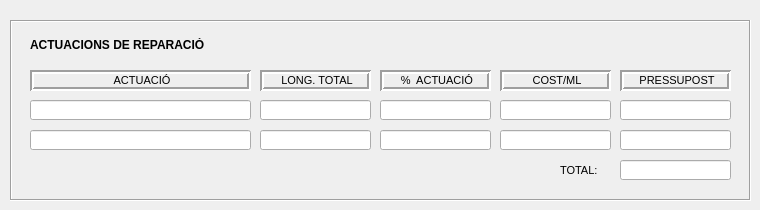
   <widget class="QWidget" name="tab_2">
    <attribute name="title">
     <string>Actuacions</string>
    </attribute>
    <widget class="QFrame" name="frame_3">
     <property name="geometry">
      <rect>
       <x>10</x>
       <y>20</y>
       <width>741</width>
       <height>181</height>
      </rect>
     </property>
     <property name="mouseTracking">
      <bool>false</bool>
     </property>
     <property name="focusPolicy">
      <enum>Qt::NoFocus</enum>
     </property>
     <property name="contextMenuPolicy">
      <enum>Qt::DefaultContextMenu</enum>
     </property>
     <property name="acceptDrops">
      <bool>false</bool>
     </property>
     <property name="toolTip">
      <string/>
     </property>
     <property name="toolTipDuration">
      <number>-1</number>
     </property>
     <property name="statusTip">
      <string/>
     </property>
     <property name="whatsThis">
      <string/>
     </property>
     <property name="accessibleName">
      <string/>
     </property>
     <property name="accessibleDescription">
      <string/>
     </property>
     <property name="layoutDirection">
      <enum>Qt::LeftToRight</enum>
     </property>
     <property name="frameShape">
      <enum>QFrame::Box</enum>
     </property>
     <property name="frameShadow">
      <enum>QFrame::Sunken</enum>
     </property>
     <property name="midLineWidth">
      <number>0</number>
     </property>
     <widget class="QLineEdit" name="act_desc_1">
      <property name="enabled">
       <bool>true</bool>
      </property>
      <property name="geometry">
       <rect>
        <x>20</x>
        <y>80</y>
        <width>221</width>
        <height>20</height>
       </rect>
      </property>
      <property name="font">
       <font>
        <family>Arial</family>
       </font>
      </property>
     </widget>
     <widget class="QLabel" name="mod_kerb_label_2">
      <property name="enabled">
       <bool>true</bool>
      </property>
      <property name="geometry">
       <rect>
        <x>20</x>
        <y>50</y>
        <width>221</width>
        <height>21</height>
       </rect>
      </property>
      <property name="font">
       <font>
        <family>Arial</family>
        <pointsize>8</pointsize>
       </font>
      </property>
      <property name="cursor">
       <cursorShape>ArrowCursor</cursorShape>
      </property>
      <property name="mouseTracking">
       <bool>true</bool>
      </property>
      <property name="focusPolicy">
       <enum>Qt::ClickFocus</enum>
      </property>
      <property name="layoutDirection">
       <enum>Qt::LeftToRight</enum>
      </property>
      <property name="autoFillBackground">
       <bool>false</bool>
      </property>
      <property name="frameShape">
       <enum>QFrame::Box</enum>
      </property>
      <property name="frameShadow">
       <enum>QFrame::Sunken</enum>
      </property>
      <property name="lineWidth">
       <number>2</number>
      </property>
      <property name="text">
       <string>&lt;!DOCTYPE HTML PUBLIC &quot;-//W3C//DTD HTML 4.0//EN&quot; &quot;http://www.w3.org/TR/REC-html40/strict.dtd&quot;&gt;
&lt;html&gt;&lt;head&gt;&lt;meta name=&quot;qrichtext&quot; content=&quot;1&quot; /&gt;&lt;style type=&quot;text/css&quot;&gt;
p, li { white-space: pre-wrap; }
&lt;/style&gt;&lt;/head&gt;&lt;body style=&quot; font-family:'Arial'; font-size:8pt; font-weight:400; font-style:normal;&quot;&gt;
&lt;p align=&quot;center&quot; style=&quot; margin-top:0px; margin-bottom:0px; margin-left:0px; margin-right:0px; -qt-block-indent:0; text-indent:0px;&quot;&gt;ACTUACIÓ&lt;/p&gt;&lt;/body&gt;&lt;/html&gt;</string>
      </property>
      <property name="textFormat">
       <enum>Qt::AutoText</enum>
      </property>
      <property name="wordWrap">
       <bool>false</bool>
      </property>
     </widget>
     <widget class="QLineEdit" name="act_length_1">
      <property name="enabled">
       <bool>true</bool>
      </property>
      <property name="geometry">
       <rect>
        <x>250</x>
        <y>80</y>
        <width>111</width>
        <height>20</height>
       </rect>
      </property>
      <property name="font">
       <font>
        <family>Arial</family>
       </font>
      </property>
     </widget>
     <widget class="QLabel" name="label_4">
      <property name="geometry">
       <rect>
        <x>20</x>
        <y>10</y>
        <width>211</width>
        <height>31</height>
       </rect>
      </property>
      <property name="font">
       <font>
        <family>Arial</family>
        <pointsize>9</pointsize>
        <weight>75</weight>
        <bold>true</bold>
       </font>
      </property>
      <property name="layoutDirection">
       <enum>Qt::LeftToRight</enum>
      </property>
      <property name="autoFillBackground">
       <bool>false</bool>
      </property>
      <property name="text">
       <string>&lt;!DOCTYPE HTML PUBLIC &quot;-//W3C//DTD HTML 4.0//EN&quot; &quot;http://www.w3.org/TR/REC-html40/strict.dtd&quot;&gt;
&lt;html&gt;&lt;head&gt;&lt;meta name=&quot;qrichtext&quot; content=&quot;1&quot; /&gt;&lt;style type=&quot;text/css&quot;&gt;
p, li { white-space: pre-wrap; }
&lt;/style&gt;&lt;/head&gt;&lt;body style=&quot; font-family:'Arial'; font-size:9pt; font-weight:600; font-style:normal;&quot;&gt;
&lt;p style=&quot; margin-top:0px; margin-bottom:0px; margin-left:0px; margin-right:0px; -qt-block-indent:0; text-indent:0px;&quot;&gt;ACTUACIONS DE REPARACIÓ&lt;/p&gt;&lt;/body&gt;&lt;/html&gt;</string>
      </property>
      <property name="textFormat">
       <enum>Qt::AutoText</enum>
      </property>
     </widget>
     <widget class="QLabel" name="mod_kerb_label_4">
      <property name="enabled">
       <bool>true</bool>
      </property>
      <property name="geometry">
       <rect>
        <x>250</x>
        <y>50</y>
        <width>111</width>
        <height>21</height>
       </rect>
      </property>
      <property name="font">
       <font>
        <family>Arial</family>
        <pointsize>8</pointsize>
       </font>
      </property>
      <property name="cursor">
       <cursorShape>ArrowCursor</cursorShape>
      </property>
      <property name="mouseTracking">
       <bool>true</bool>
      </property>
      <property name="focusPolicy">
       <enum>Qt::ClickFocus</enum>
      </property>
      <property name="layoutDirection">
       <enum>Qt::LeftToRight</enum>
      </property>
      <property name="autoFillBackground">
       <bool>false</bool>
      </property>
      <property name="frameShape">
       <enum>QFrame::Box</enum>
      </property>
      <property name="frameShadow">
       <enum>QFrame::Sunken</enum>
      </property>
      <property name="lineWidth">
       <number>2</number>
      </property>
      <property name="text">
       <string>&lt;!DOCTYPE HTML PUBLIC &quot;-//W3C//DTD HTML 4.0//EN&quot; &quot;http://www.w3.org/TR/REC-html40/strict.dtd&quot;&gt;
&lt;html&gt;&lt;head&gt;&lt;meta name=&quot;qrichtext&quot; content=&quot;1&quot; /&gt;&lt;style type=&quot;text/css&quot;&gt;
p, li { white-space: pre-wrap; }
&lt;/style&gt;&lt;/head&gt;&lt;body style=&quot; font-family:'Arial'; font-size:8pt; font-weight:400; font-style:normal;&quot;&gt;
&lt;p align=&quot;center&quot; style=&quot; margin-top:0px; margin-bottom:0px; margin-left:0px; margin-right:0px; -qt-block-indent:0; text-indent:0px;&quot;&gt;LONG. TOTAL&lt;/p&gt;&lt;/body&gt;&lt;/html&gt;</string>
      </property>
      <property name="textFormat">
       <enum>Qt::AutoText</enum>
      </property>
      <property name="wordWrap">
       <bool>false</bool>
      </property>
     </widget>
     <widget class="QLineEdit" name="act_percent_1">
      <property name="enabled">
       <bool>true</bool>
      </property>
      <property name="geometry">
       <rect>
        <x>370</x>
        <y>80</y>
        <width>111</width>
        <height>20</height>
       </rect>
      </property>
      <property name="font">
       <font>
        <family>Arial</family>
       </font>
      </property>
     </widget>
     <widget class="QLabel" name="mod_kerb_label_5">
      <property name="enabled">
       <bool>true</bool>
      </property>
      <property name="geometry">
       <rect>
        <x>370</x>
        <y>50</y>
        <width>111</width>
        <height>21</height>
       </rect>
      </property>
      <property name="font">
       <font>
        <family>Arial</family>
        <pointsize>8</pointsize>
       </font>
      </property>
      <property name="cursor">
       <cursorShape>ArrowCursor</cursorShape>
      </property>
      <property name="mouseTracking">
       <bool>true</bool>
      </property>
      <property name="focusPolicy">
       <enum>Qt::ClickFocus</enum>
      </property>
      <property name="layoutDirection">
       <enum>Qt::LeftToRight</enum>
      </property>
      <property name="autoFillBackground">
       <bool>false</bool>
      </property>
      <property name="frameShape">
       <enum>QFrame::Box</enum>
      </property>
      <property name="frameShadow">
       <enum>QFrame::Sunken</enum>
      </property>
      <property name="lineWidth">
       <number>2</number>
      </property>
      <property name="text">
       <string>&lt;!DOCTYPE HTML PUBLIC &quot;-//W3C//DTD HTML 4.0//EN&quot; &quot;http://www.w3.org/TR/REC-html40/strict.dtd&quot;&gt;
&lt;html&gt;&lt;head&gt;&lt;meta name=&quot;qrichtext&quot; content=&quot;1&quot; /&gt;&lt;style type=&quot;text/css&quot;&gt;
p, li { white-space: pre-wrap; }
&lt;/style&gt;&lt;/head&gt;&lt;body style=&quot; font-family:'Arial'; font-size:8pt; font-weight:400; font-style:normal;&quot;&gt;
&lt;p align=&quot;center&quot; style=&quot; margin-top:0px; margin-bottom:0px; margin-left:0px; margin-right:0px; -qt-block-indent:0; text-indent:0px;&quot;&gt;%  ACTUACIÓ&lt;/p&gt;&lt;/body&gt;&lt;/html&gt;</string>
      </property>
      <property name="textFormat">
       <enum>Qt::AutoText</enum>
      </property>
      <property name="wordWrap">
       <bool>false</bool>
      </property>
     </widget>
     <widget class="QLineEdit" name="act_cost_1">
      <property name="enabled">
       <bool>true</bool>
      </property>
      <property name="geometry">
       <rect>
        <x>490</x>
        <y>80</y>
        <width>111</width>
        <height>20</height>
       </rect>
      </property>
      <property name="font">
       <font>
        <family>Arial</family>
       </font>
      </property>
     </widget>
     <widget class="QLabel" name="mod_kerb_label_6">
      <property name="enabled">
       <bool>true</bool>
      </property>
      <property name="geometry">
       <rect>
        <x>490</x>
        <y>50</y>
        <width>111</width>
        <height>21</height>
       </rect>
      </property>
      <property name="font">
       <font>
        <family>Arial</family>
        <pointsize>8</pointsize>
       </font>
      </property>
      <property name="cursor">
       <cursorShape>ArrowCursor</cursorShape>
      </property>
      <property name="mouseTracking">
       <bool>true</bool>
      </property>
      <property name="focusPolicy">
       <enum>Qt::ClickFocus</enum>
      </property>
      <property name="layoutDirection">
       <enum>Qt::LeftToRight</enum>
      </property>
      <property name="autoFillBackground">
       <bool>false</bool>
      </property>
      <property name="frameShape">
       <enum>QFrame::Box</enum>
      </property>
      <property name="frameShadow">
       <enum>QFrame::Sunken</enum>
      </property>
      <property name="lineWidth">
       <number>2</number>
      </property>
      <property name="text">
       <string>&lt;!DOCTYPE HTML PUBLIC &quot;-//W3C//DTD HTML 4.0//EN&quot; &quot;http://www.w3.org/TR/REC-html40/strict.dtd&quot;&gt;
&lt;html&gt;&lt;head&gt;&lt;meta name=&quot;qrichtext&quot; content=&quot;1&quot; /&gt;&lt;style type=&quot;text/css&quot;&gt;
p, li { white-space: pre-wrap; }
&lt;/style&gt;&lt;/head&gt;&lt;body style=&quot; font-family:'Arial'; font-size:8pt; font-weight:400; font-style:normal;&quot;&gt;
&lt;p align=&quot;center&quot; style=&quot; margin-top:0px; margin-bottom:0px; margin-left:0px; margin-right:0px; -qt-block-indent:0; text-indent:0px;&quot;&gt;COST/ML&lt;/p&gt;&lt;/body&gt;&lt;/html&gt;</string>
      </property>
      <property name="textFormat">
       <enum>Qt::AutoText</enum>
      </property>
      <property name="wordWrap">
       <bool>false</bool>
      </property>
     </widget>
     <widget class="QLineEdit" name="act_budget_1">
      <property name="enabled">
       <bool>true</bool>
      </property>
      <property name="geometry">
       <rect>
        <x>610</x>
        <y>80</y>
        <width>111</width>
        <height>20</height>
       </rect>
      </property>
      <property name="font">
       <font>
        <family>Arial</family>
       </font>
      </property>
     </widget>
     <widget class="QLabel" name="mod_kerb_label_7">
      <property name="enabled">
       <bool>true</bool>
      </property>
      <property name="geometry">
       <rect>
        <x>610</x>
        <y>50</y>
        <width>111</width>
        <height>21</height>
       </rect>
      </property>
      <property name="font">
       <font>
        <family>Arial</family>
        <pointsize>8</pointsize>
       </font>
      </property>
      <property name="cursor">
       <cursorShape>ArrowCursor</cursorShape>
      </property>
      <property name="mouseTracking">
       <bool>true</bool>
      </property>
      <property name="focusPolicy">
       <enum>Qt::ClickFocus</enum>
      </property>
      <property name="layoutDirection">
       <enum>Qt::LeftToRight</enum>
      </property>
      <property name="autoFillBackground">
       <bool>false</bool>
      </property>
      <property name="frameShape">
       <enum>QFrame::Box</enum>
      </property>
      <property name="frameShadow">
       <enum>QFrame::Sunken</enum>
      </property>
      <property name="lineWidth">
       <number>2</number>
      </property>
      <property name="text">
       <string>&lt;!DOCTYPE HTML PUBLIC &quot;-//W3C//DTD HTML 4.0//EN&quot; &quot;http://www.w3.org/TR/REC-html40/strict.dtd&quot;&gt;
&lt;html&gt;&lt;head&gt;&lt;meta name=&quot;qrichtext&quot; content=&quot;1&quot; /&gt;&lt;style type=&quot;text/css&quot;&gt;
p, li { white-space: pre-wrap; }
&lt;/style&gt;&lt;/head&gt;&lt;body style=&quot; font-family:'Arial'; font-size:8pt; font-weight:400; font-style:normal;&quot;&gt;
&lt;p align=&quot;center&quot; style=&quot; margin-top:0px; margin-bottom:0px; margin-left:0px; margin-right:0px; -qt-block-indent:0; text-indent:0px;&quot;&gt;PRESSUPOST&lt;/p&gt;&lt;/body&gt;&lt;/html&gt;</string>
      </property>
      <property name="textFormat">
       <enum>Qt::AutoText</enum>
      </property>
      <property name="wordWrap">
       <bool>false</bool>
      </property>
     </widget>
     <widget class="QLineEdit" name="act_budget_2">
      <property name="enabled">
       <bool>true</bool>
      </property>
      <property name="geometry">
       <rect>
        <x>610</x>
        <y>110</y>
        <width>111</width>
        <height>20</height>
       </rect>
      </property>
      <property name="font">
       <font>
        <family>Arial</family>
       </font>
      </property>
     </widget>
     <widget class="QLineEdit" name="act_length_2">
      <property name="enabled">
       <bool>true</bool>
      </property>
      <property name="geometry">
       <rect>
        <x>250</x>
        <y>110</y>
        <width>111</width>
        <height>20</height>
       </rect>
      </property>
      <property name="font">
       <font>
        <family>Arial</family>
       </font>
      </property>
     </widget>
     <widget class="QLineEdit" name="act_percent_2">
      <property name="enabled">
       <bool>true</bool>
      </property>
      <property name="geometry">
       <rect>
        <x>370</x>
        <y>110</y>
        <width>111</width>
        <height>20</height>
       </rect>
      </property>
      <property name="font">
       <font>
        <family>Arial</family>
       </font>
      </property>
     </widget>
     <widget class="QLineEdit" name="act_desc_2">
      <property name="enabled">
       <bool>true</bool>
      </property>
      <property name="geometry">
       <rect>
        <x>20</x>
        <y>110</y>
        <width>221</width>
        <height>20</height>
       </rect>
      </property>
      <property name="font">
       <font>
        <family>Arial</family>
       </font>
      </property>
     </widget>
     <widget class="QLineEdit" name="act_cost_2">
      <property name="enabled">
       <bool>true</bool>
      </property>
      <property name="geometry">
       <rect>
        <x>490</x>
        <y>110</y>
        <width>111</width>
        <height>20</height>
       </rect>
      </property>
      <property name="font">
       <font>
        <family>Arial</family>
       </font>
      </property>
     </widget>
     <widget class="QLineEdit" name="act_budget_sum">
      <property name="enabled">
       <bool>true</bool>
      </property>
      <property name="geometry">
       <rect>
        <x>610</x>
        <y>140</y>
        <width>111</width>
        <height>20</height>
       </rect>
      </property>
      <property name="font">
       <font>
        <family>Arial</family>
       </font>
      </property>
     </widget>
     <widget class="QLabel" name="inv_date_label_2">
      <property name="geometry">
       <rect>
        <x>550</x>
        <y>140</y>
        <width>51</width>
        <height>21</height>
       </rect>
      </property>
      <property name="font">
       <font>
        <family>Arial</family>
        <pointsize>8</pointsize>
        <weight>50</weight>
        <bold>false</bold>
       </font>
      </property>
      <property name="text">
       <string>TOTAL:</string>
      </property>
     </widget>
    </widget>
   </widget>
